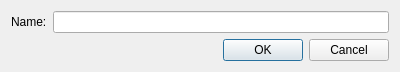
<?xml version="1.0" encoding="UTF-8"?>
<ui version="4.0">
 <class>Dialog</class>
 <widget class="QDialog" name="Dialog">
  <property name="geometry">
   <rect>
    <x>0</x>
    <y>0</y>
    <width>400</width>
    <height>69</height>
   </rect>
  </property>
  <property name="windowTitle">
   <string>New Mod</string>
  </property>
  <layout class="QVBoxLayout" name="verticalLayout">
   <item>
    <layout class="QFormLayout" name="formLayout">
     <property name="fieldGrowthPolicy">
      <enum>QFormLayout::AllNonFixedFieldsGrow</enum>
     </property>
     <item row="0" column="0">
      <widget class="QLabel" name="name">
       <property name="text">
        <string>Name:</string>
       </property>
      </widget>
     </item>
     <item row="0" column="1">
      <widget class="QLineEdit" name="nameInput"/>
     </item>
    </layout>
   </item>
   <item>
    <widget class="QDialogButtonBox" name="buttonBox">
     <property name="orientation">
      <enum>Qt::Horizontal</enum>
     </property>
     <property name="standardButtons">
      <set>QDialogButtonBox::Cancel|QDialogButtonBox::Ok</set>
     </property>
    </widget>
   </item>
  </layout>
 </widget>
 <resources/>
 <connections>
  <connection>
   <sender>buttonBox</sender>
   <signal>accepted()</signal>
   <receiver>Dialog</receiver>
   <slot>accept()</slot>
   <hints>
    <hint type="sourcelabel">
     <x>248</x>
     <y>254</y>
    </hint>
    <hint type="destinationlabel">
     <x>157</x>
     <y>274</y>
    </hint>
   </hints>
  </connection>
  <connection>
   <sender>buttonBox</sender>
   <signal>rejected()</signal>
   <receiver>Dialog</receiver>
   <slot>reject()</slot>
   <hints>
    <hint type="sourcelabel">
     <x>316</x>
     <y>260</y>
    </hint>
    <hint type="destinationlabel">
     <x>286</x>
     <y>274</y>
    </hint>
   </hints>
  </connection>
 </connections>
</ui>
